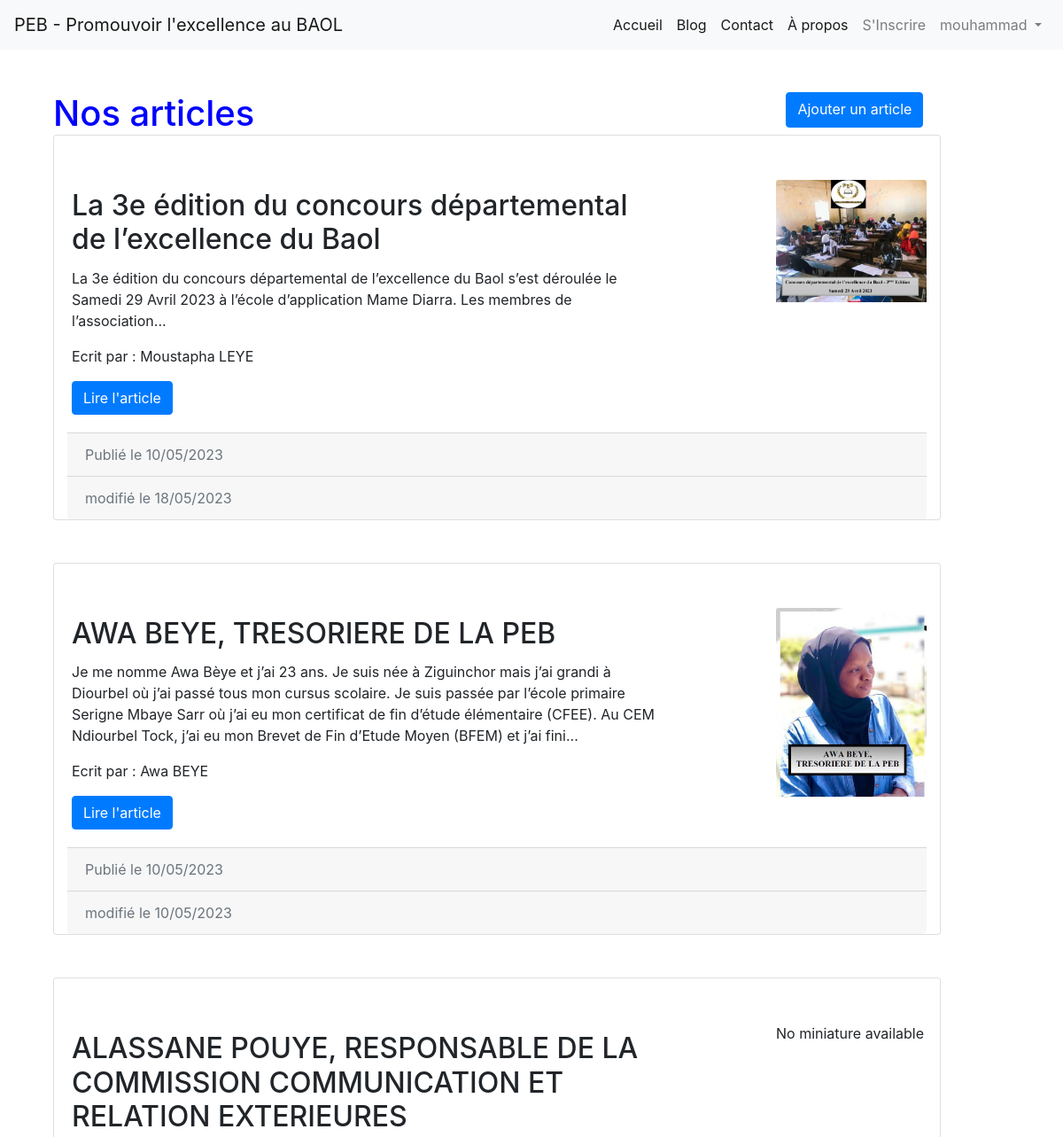
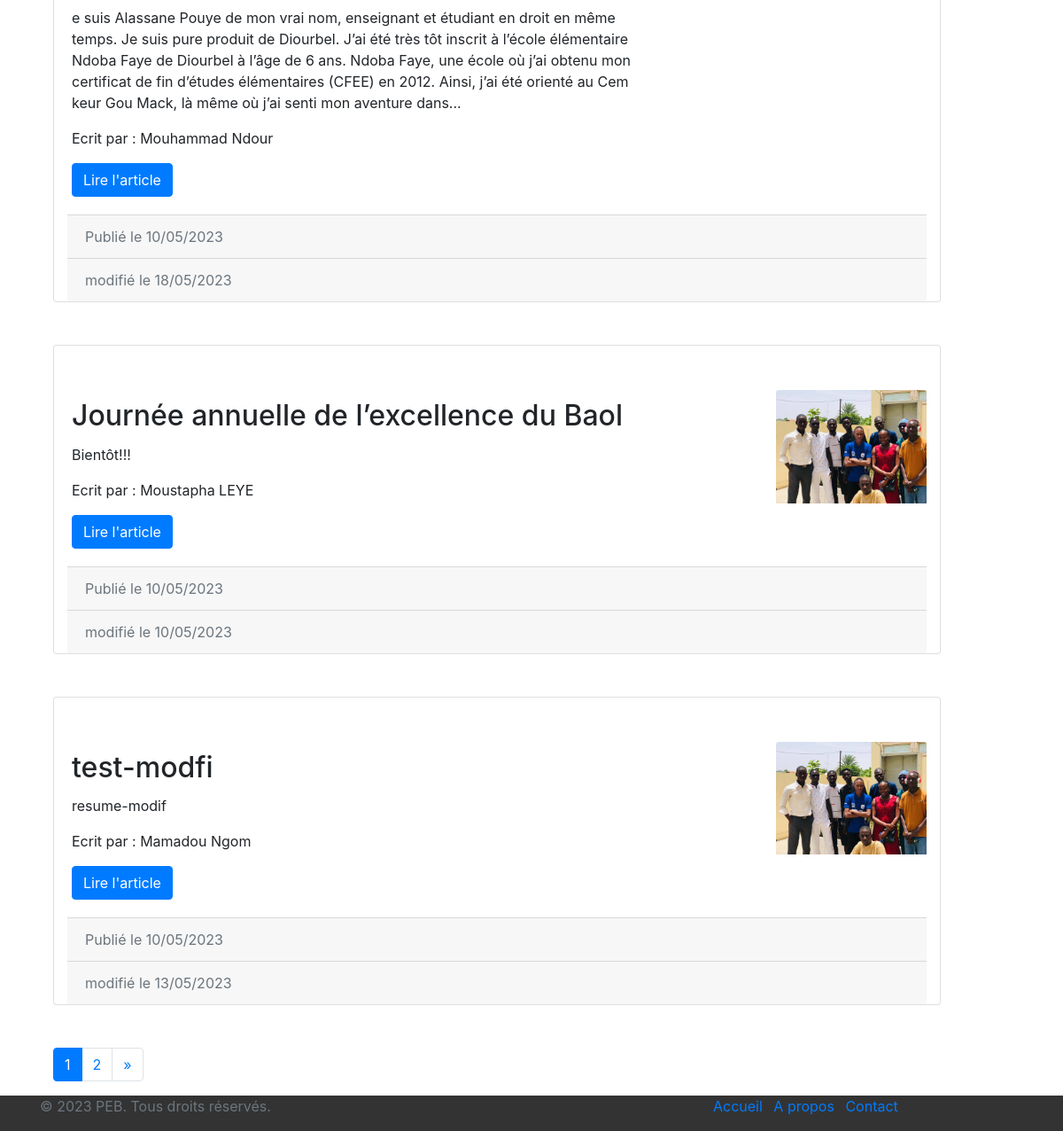
Screenshot of /articles/ (signed in) with the database file from the repository (2 pictures, top to bottom).
### blog_peb/models.py (models this page shows)
class Article(models.Model):
    titre = models.CharField(max_length=200)
    resume = models.TextField()
    miniature = models.ImageField()
    contenu = models.TextField()
    auteur = models.CharField(max_length=100)
    date_creation = models.DateTimeField(auto_now_add=True)
    date_mise_a_jour = models.DateTimeField(auto_now=True)

### blog_peb/views.py (the view)
# urls.py: path('articles/', blog, name='blog'),
def blog(request):
    articles_list = Article.objects.all().order_by('date_creation')
    paginator = Paginator(articles_list, 5) # 5 articles par page
    page = request.GET.get('page')
    articles = paginator.get_page(page)
    return render(request, 'blog.html', {'articles': articles})

### blog_peb/templates/blog.html (shortened to what this page needs)
{% extends 'base.html' %}
{% block content %}
<div  class="container mt-6">
  <div style="display:flex; height: 40px;" class="mb-2">
    <h1 class="mb-4">Nos articles</h1>
    <a style="margin-left: 600px;"  href=" {% url 'create_article' %}" class="btn btn-primary">Ajouter un article</a>
  </div>
  {% for article in articles %}
  <div style="display:table;" class="card mb-5">
<div style="height: 150px; width: 200px; margin-left: 800px; margin-top: 50px; " class="container">
    {% if article.miniature %}
    <img src="{{ article.miniature.url }}" class="card-img-top" alt="{{ article.titre }}">
    {% else %}
    <p>No miniature available</p>
    {% endif %}
  </div>
    <div style="width:700px;margin-top:-160px;" class="card-body">
      <h2 class="card-title">{{ article.titre }}</h2>
      <p  class="card-text">{{ article.resume }}</p>
      <p>Ecrit par : {{ article.auteur}}</p>
      <a href="{% url 'detail_article' id=article.id %}" class="btn btn-primary">Lire l'article</a>
    </div>
    <div class="container">
    <div class="card-footer text-muted">
      Publié le {{ article.date_creation|date:'d/m/Y' }}
    </div>
    <div class="card-footer text-muted">
        modifié le {{ article.date_mise_a_jour|date:'d/m/Y' }}
    </div>
  </div>
  </div>
  {% empty %}
  <p>Aucun article pour le moment.</p>
  {% endfor %}
  {% if articles.has_other_pages %}
  <nav aria-label="Page navigation">
    <ul class="pagination">
      {% for num in articles.paginator.page_range %}
      {% if articles.number == num %}
      <li class="page-item active"><a class="page-link" href="#">{{ num }}</a></li>
      {% elif num > articles.number|add:'-3' and num < articles.number|add:'3' %}
      <li class="page-item"><a class="page-link" href="?page={{ num }}">{{ num }}</a></li>
      {% endif %}
      {% endfor %}
      {% if articles.has_next %}
      <li class="page-item"><a class="page-link" href="?page={{ articles.next_page_number }}">&raquo;</a></li>
      {% endif %}
    </ul>
  </nav>
  {% endif %}
</div>
{% endblock %}

### blog_peb/templates/base.html (shortened to what this page needs)
{% load static %}
<!DOCTYPE html>
<html lang="en">
<head>
    <link rel="stylesheet" href="{% static "css/base.css" %}">
    <link rel="stylesheet" href="https://stackpath.bootstrapcdn.com/bootstrap/4.3.1/css/bootstrap.min.css">
</head>
<body>
  <nav class="navbar navbar-expand-lg navbar-light bg-light">
    <a class="navbar-brand" href="{% url 'accueil' %}">PEB - Promouvoir l'excellence au BAOL</a>
    <div class="collapse navbar-collapse" id="navbarNav">
      <ul class="navbar-nav ml-auto" >
        <li class="nav-item active">
          <a class="nav-link" href="{% url 'accueil' %}">Accueil</a>
        </li>
       <li class="nav-item active" >
          <a class="nav-link" href="{% url 'blog' %}">Blog</a>
        </li>
        <li class="nav-item active" >
          <a class="nav-link" href="{% url 'contact' %}">Contact</a>
        </li>
        <li class="nav-item active">
          <a class="nav-link" href="{% url 'about' %}">À propos</a>
        </li>
        <li class="nav-item"><a class="nav-link" href="{%url 'register_view' %}">S'Inscrire</a></li>
        {% if request.user.is_authenticated %}
        <li style="margin-left: 0 px;" class="nav-item dropdown">
          <a
            class="nav-link dropdown-toggle"
            href="#"
            role="button"
            data-toggle="dropdown"
            aria-expanded="false"
          >
          {% if user.is_authenticated %}
          {{ user.username }}
          {% endif %}
          </a>
        </li>
          {% else %}
          <li class="nav-item"><a href="{% url 'login_view' %}" class="nav-link">Connexion</a></li>
        {% endif %}
      </ul>
    </div>
  </nav>
  <div class="container mt-5">
      {% block content %}{% endblock %}
  </div>
  <footer class="footer">
    <div class="container">
      <div class="row">
        <div class="col-lg-8">
          <p class="text-muted">© 2023 PEB. Tous droits réservés.</p>
        </div>
        <div class="col-lg-4">
          <ul class="list-inline mb-0">
            <li class="list-inline-item"><a href="{% url 'accueil' %}">Accueil</a></li>
            <li class="list-inline-item"><a href="{% url 'about' %}">A propos</a></li>
            <li class="list-inline-item"><a href="{% url 'contact' %}">Contact</a></li>
          </ul>
        </div>
      </div>
    </div>
  </footer>
</body>
</html>

### blog_peb/static/css/base.css (style rules this page uses)
.footer { background-color: #333; }
h1, h3 { color: blue; }
body { font-family: 'Open Sans', sans-serif; }

### rows the page displays
Article: miniature (picture), titre "La 3e édition du concours départemental de l’excellence du Baol", resume "La 3e édition du concours départemental de l’excellence du Baol s’est déroulée le Samedi 29 Avril 2023 à l’école d’application Mame Diarra. Les membres de l’association...", auteur "Moustapha LEYE", date_creation "10/05/2023", date_mise_a_jour "18/05/2023"
Article: miniature (picture), titre "AWA BEYE, TRESORIERE DE LA PEB", resume "Je me nomme Awa Bèye et j’ai 23 ans. Je suis née à Ziguinchor mais j’ai grandi à Diourbel où j’ai passé tous mon cursus scolaire. Je suis passée par l’école primaire Serigne Mbaye Sarr où j’ai eu mon certificat de fin d’étude élémentaire (CFEE). Au CEM Ndiourbel Tock, j’ai eu mon Brevet de Fin d’Etude Moyen (BFEM) et j’ai fini...", auteur "Awa BEYE", date_creation "10/05/2023", date_mise_a_jour "10/05/2023"
Article: miniature "No miniature available", titre "ALASSANE POUYE, RESPONSABLE DE LA COMMISSION COMMUNICATION ET RELATION EXTERIEURES", resume "e suis Alassane Pouye de mon vrai nom, enseignant et étudiant en droit en même temps. Je suis pure produit de Diourbel. J’ai été très tôt inscrit à l’école élémentaire Ndoba Faye de Diourbel à l’âge de 6 ans. Ndoba Faye, une école où j’ai obtenu mon certificat de fin d’études élémentaires (CFEE) en 2012. Ainsi, j’ai été orienté au Cem keur Gou Mack, là même où j’ai senti mon aventure dans...", auteur "Mouhammad Ndour", date_creation "10/05/2023", date_mise_a_jour "18/05/2023"
Article: miniature (picture), titre "Journée annuelle de l’excellence du Baol", resume "Bientôt!!!", auteur "Moustapha LEYE", date_creation "10/05/2023", date_mise_a_jour "10/05/2023"
Article: miniature (picture), titre "test-modfi", resume "resume-modif", auteur "Mamadou Ngom", date_creation "10/05/2023", date_mise_a_jour "13/05/2023"

### other values shown
{{ user.username }} "mouhammad"
{{ num }} "1"
{{ num }} "2"
